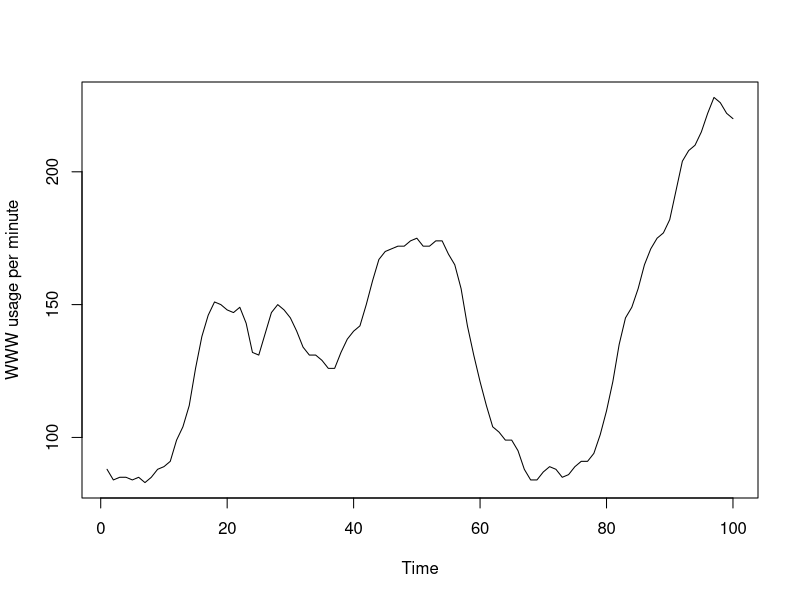
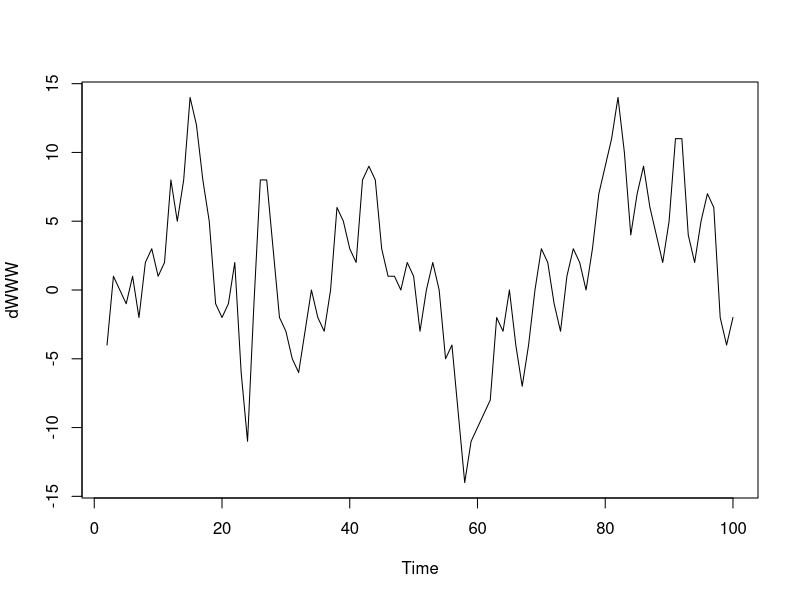
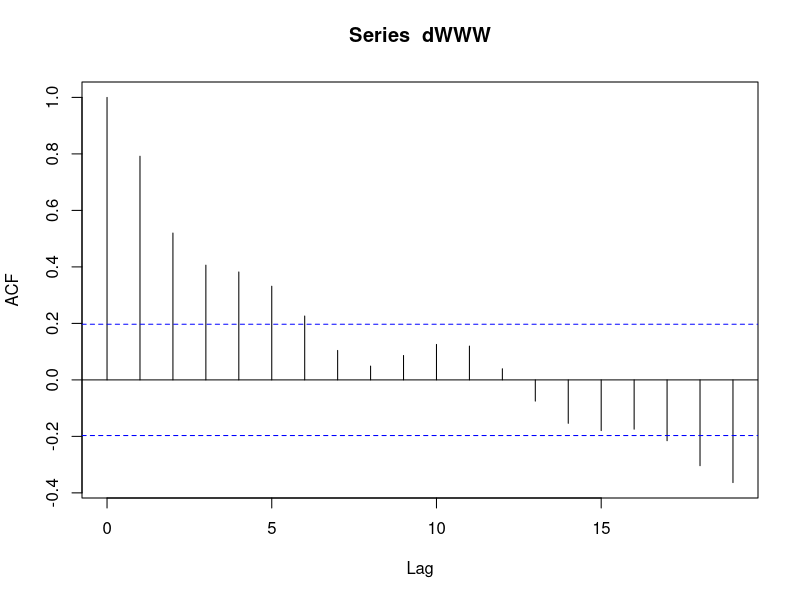
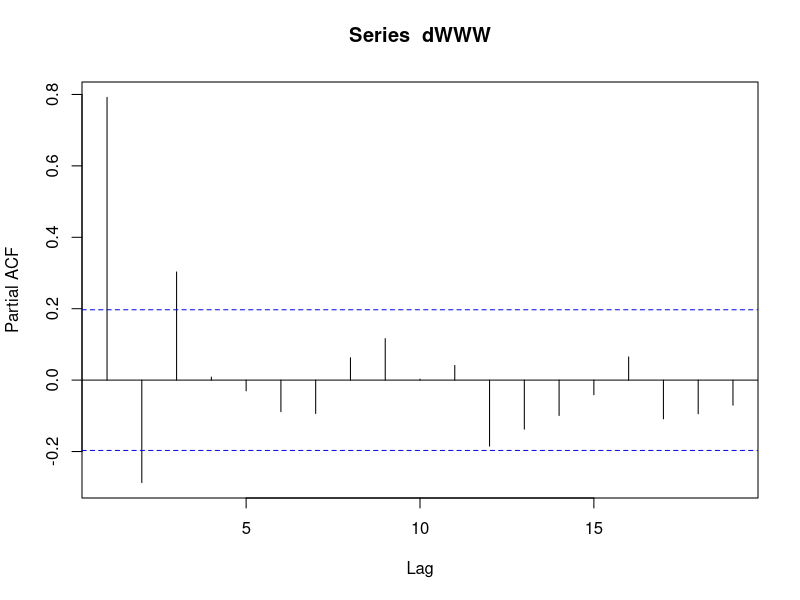
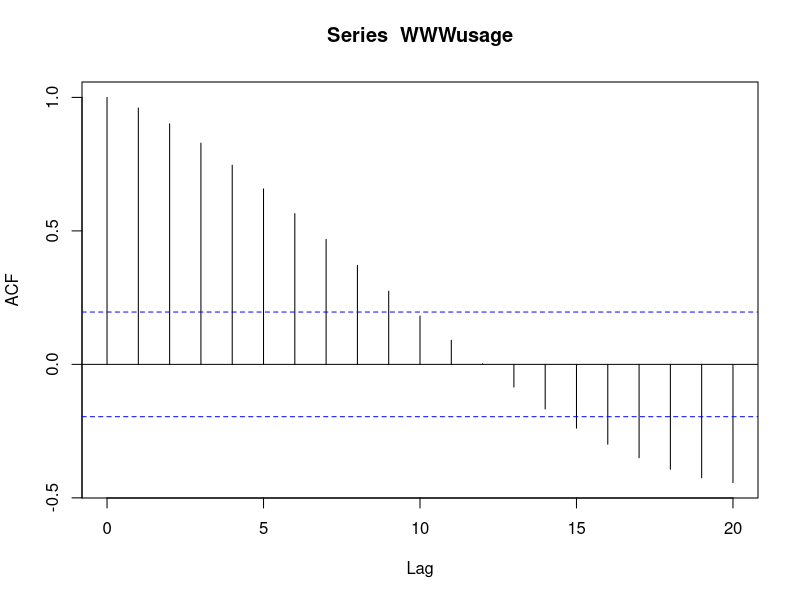
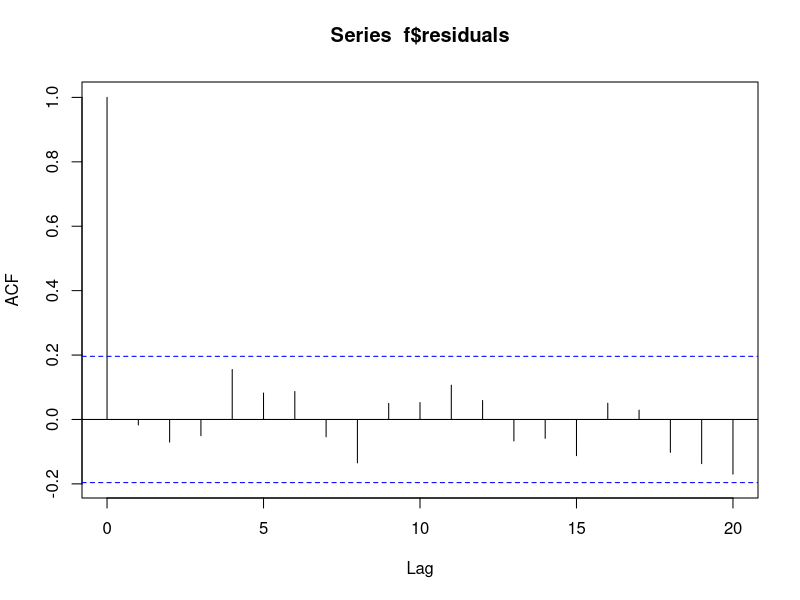
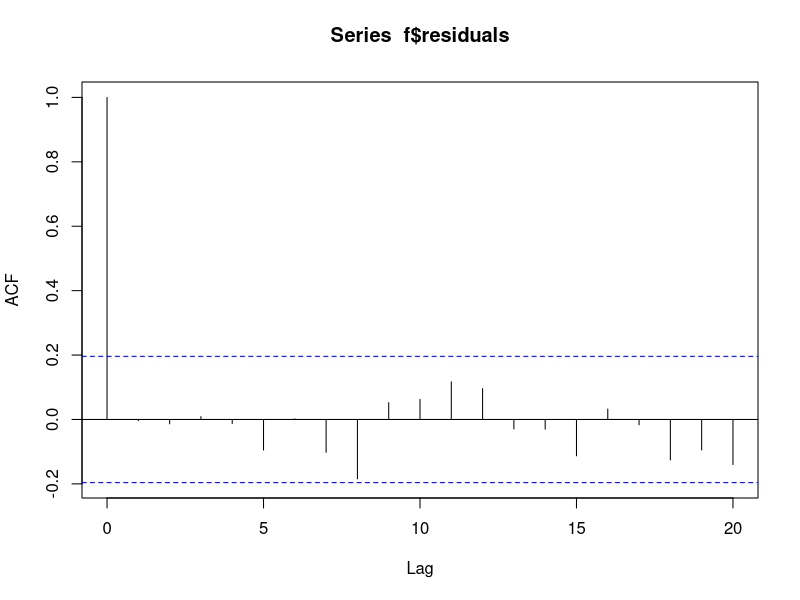
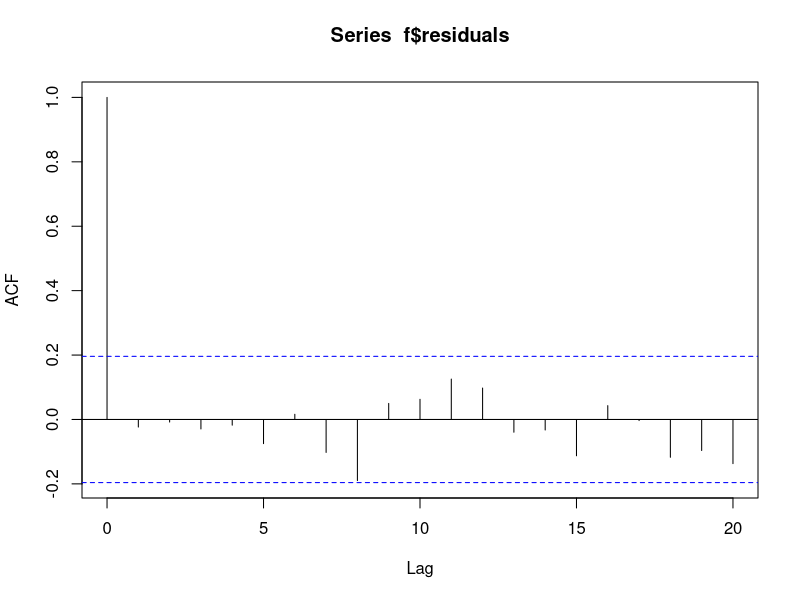

Source code (R) for these figures, in order:
## load libraries
library(car)
library(forecast)
library(rmarkdown)
library(graphics)
#check data
WWWusage

ts.plot(WWWusage ,ylab = 'WWW usage per minute')
#some visual analisys
dWWW <- diff(WWWusage)
plot(dWWW)
acf(dWWW)
pacf(dWWW)
#auto arima
f<- auto.arima(WWWusage); f
acf(WWWusage)

#try 1 - based on diff analisys + auto.arima(1,1,1)
f <- Arima(WWWusage, order = c(1,1,1)) ; f
acf(f$residuals)
#try 2 - increasing diff and p
f <- Arima(WWWusage, order = c(2,2,1)) ; f
acf(f$residuals) #looks good


#try 3 - inputing zero in phi3
f <- Arima(WWWusage, order = c(2,2,1), fixed=c(NA,NA,0) ) ; f
acf(f$residuals) #looks good
#check if remains auto correlation
Box.test(f$residuals, lag=15, fitdf=4)
#Check residual distribuition
qqPlot(f$residuals) #ok

#Visualize forecast
plot(forecast(f,10))                   
lines(fitted(f), col=2)
